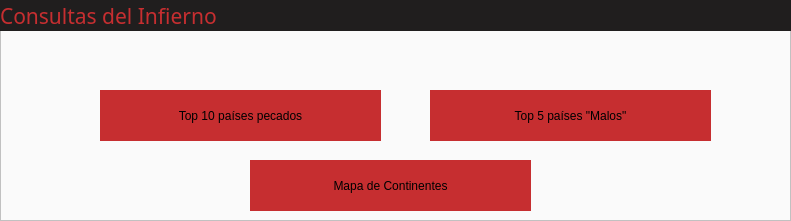
     <widget class="QFrame" name="frame_17">
      <property name="geometry">
       <rect>
        <x>830</x>
        <y>10</y>
        <width>791</width>
        <height>221</height>
       </rect>
      </property>
      <property name="styleSheet">
       <string notr="true">background-color:rgb(250,250,250);</string>
      </property>
      <property name="frameShape">
       <enum>QFrame::StyledPanel</enum>
      </property>
      <property name="frameShadow">
       <enum>QFrame::Raised</enum>
      </property>
      <widget class="QLabel" name="label_16">
       <property name="geometry">
        <rect>
         <x>0</x>
         <y>0</y>
         <width>841</width>
         <height>31</height>
        </rect>
       </property>
       <property name="font">
        <font>
         <family>Doppio One</family>
         <pointsize>16</pointsize>
         <weight>50</weight>
         <bold>false</bold>
        </font>
       </property>
       <property name="styleSheet">
        <string notr="true">color: rgb(198, 46, 48);
background-color: rgb(32, 30, 30);
</string>
       </property>
       <property name="text">
        <string>Consultas del Infierno</string>
       </property>
      </widget>
      <widget class="QPushButton" name="btnMapaPecados">
       <property name="geometry">
        <rect>
         <x>250</x>
         <y>160</y>
         <width>281</width>
         <height>51</height>
        </rect>
       </property>
       <property name="styleSheet">
        <string notr="true">image-position:left;
color: black;
padding: 10px;
border:0px;
font: 12pt &quot;Open Sans&quot;;
background-color: rgb(198, 46, 48);</string>
       </property>
       <property name="text">
        <string>Mapa de Continentes</string>
       </property>
      </widget>
      <widget class="QPushButton" name="btnTop10Infierno">
       <property name="geometry">
        <rect>
         <x>100</x>
         <y>90</y>
         <width>281</width>
         <height>51</height>
        </rect>
       </property>
       <property name="styleSheet">
        <string notr="true">image-position:left;
color: black;
padding: 10px;
border:0px;
font: 12pt &quot;Open Sans&quot;;
background-color: rgb(198, 46, 48);</string>
       </property>
       <property name="text">
        <string>Top 10 países pecados</string>
       </property>
      </widget>
      <widget class="QPushButton" name="btnTop5Infierno">
       <property name="geometry">
        <rect>
         <x>430</x>
         <y>90</y>
         <width>281</width>
         <height>51</height>
        </rect>
       </property>
       <property name="styleSheet">
        <string notr="true">image-position:left;
color: black;
padding: 10px;
border:0px;
font: 12pt &quot;Open Sans&quot;;
background-color: rgb(198, 46, 48);</string>
       </property>
       <property name="text">
        <string>Top 5 países &quot;Malos&quot;</string>
       </property>
      </widget>
     </widget>
